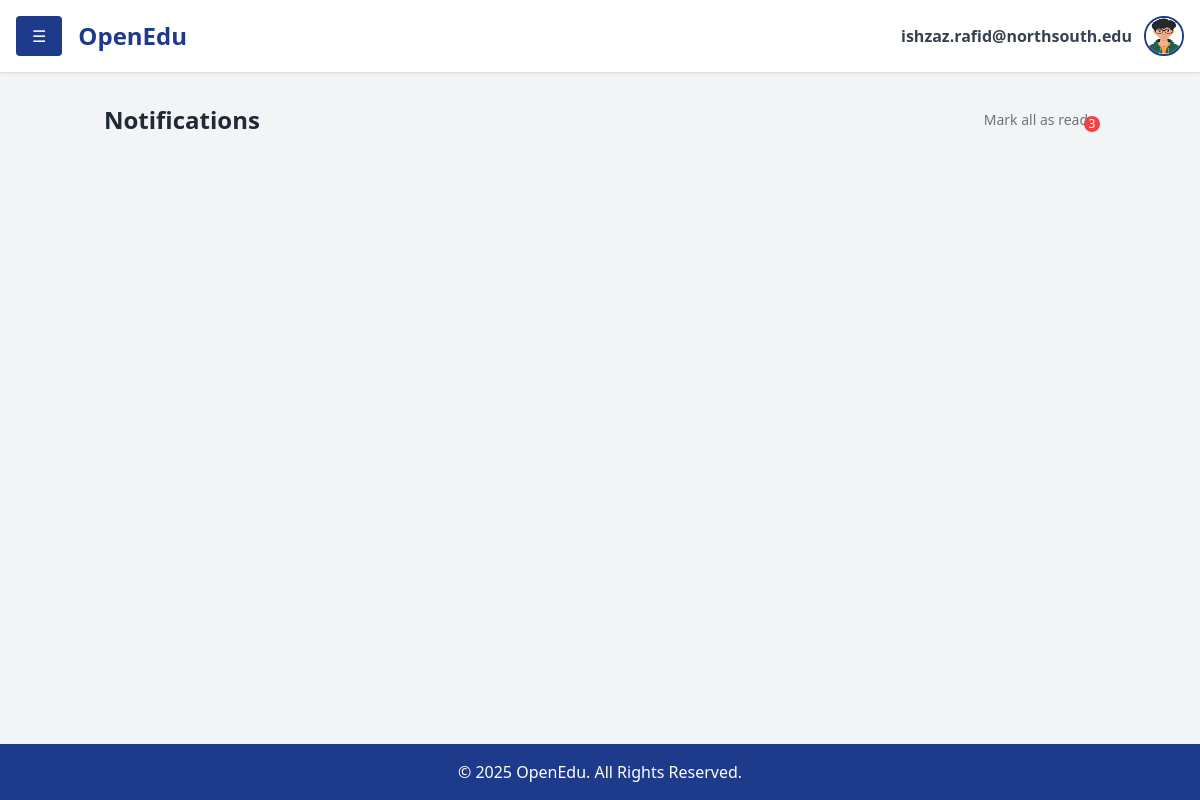
The page /notifications/ (signed in) on the database as committed earlier.
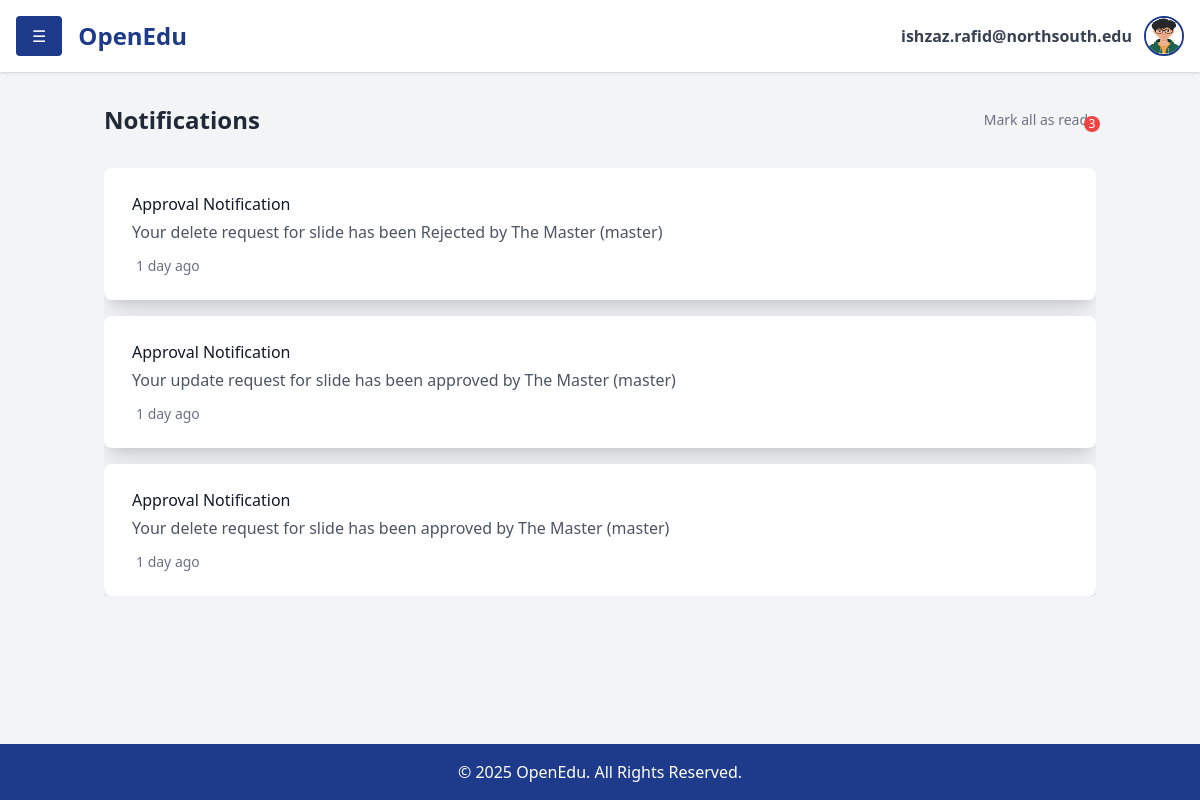
The same page on the database as committed later.
### notifications/models.py (models this page shows, shortened)
class Notification(models.Model):
    recievers = models.ManyToManyField(User, related_name="notifications")
    message = models.CharField(max_length=255)
    created_at = models.DateTimeField(auto_now_add=True)
    sender = models.ForeignKey(User, on_delete=models.CASCADE, related_name="sent_notifications")
    type=models.CharField(max_length=6)
    content_id= models.IntegerField(default=0, null=True, blank=True)
    real_content_id=models.IntegerField(default=0, null=True, blank=True)
    type=models.CharField(max_length=10)
    content_type=models.CharField(max_length=15)

### notifications/views.py (the view)
# urls.py: path('notifications/', include('notifications.urls')),
def notifications(request):
    notifications = Notification.objects.filter(recievers=request.user)
    context={'notifications':notifications}
    return render(request,"notifications.html",context)

### notifications/templates/notifications.html (shortened to what this page needs)
{% extends 'dashboard.html' %} {% block content %}
<div class="container mx-auto px-4 py-8">
  <div class="max-w-7xl mx-auto w-full">
    <div class="flex justify-between items-center mb-8">
      <h1 class="text-2xl font-bold text-gray-800">Notifications</h1>
      <div class="flex items-center space-x-2">
        <span class="text-sm text-gray-500">Mark all as read</span>
        <span class="relative">
          <span
            class="absolute -top-1 -right-1 bg-red-500 text-white text-xs rounded-full h-4 w-4 flex items-center justify-center"
            >3</span
          >
        </span>
      </div>
    </div>
    <div class="overflow-y-auto max-h-[70vh]">
      <div class="space-y-4">
        {%if notifications%} {% for notification in notifications %}
        {%if notification.type != 'inf'%}
        <div
          class="bg-white rounded-lg shadow-xl p-6 border-l-4 border-blue-500 w-full mx-auto"
        >
          <div class="flex justify-between items-start">
            <div class="flex-1">
              <h3 class="font-medium text-gray-900">
                New {{notification.type}} Request
              </h3>
              <p class="text-gray-600 mt-1">{{notification.message}}</p>
              <div class="flex items-center mt-3 text-sm text-gray-500">
                <i class="far fa-clock mr-1"></i>
                <span>{{notification.created_at}}</span>
              </div>
            </div>
            <div class="ml-4 flex space-x-2">
              <button
                onclick="window.location.href='{% url 'approve_not' notification.id %}';"
                class="px-4 py-2 bg-green-100 text-green-800 rounded-md hover:bg-green-200 transition-colors"
              >
                Approve
              </button>
              <button
                onclick="window.location.href='{% url 'reject_not' notification.id %}';"
                class="px-4 py-2 bg-red-100 text-red-800 rounded-md hover:bg-red-200 transition-colors"
              >
                Reject
              </button>
            </div>
          </div>
        </div>
        {% else %}
        <div
          class="bg-white rounded-lg shadow-xl p-6 border-l-4 border-transparent w-full mx-auto"
        >
          <div class="flex justify-between items-start">
            <div class="flex-1">
              <h3 class="font-medium text-gray-900">Approval Notification</h3>
              <p class="text-gray-600 mt-1">{{notification.message}}</p>
              <div class="flex items-center mt-3 text-sm text-gray-500">
                <span>1 day ago</span>
              </div>
            </div>
          </div>
        </div>
        {%endif%} {%endfor%}{%endif%}
      </div>
    </div>
  </div>
</div>
{% endblock %}

Rows that differ between the two databases and show on the page:
added Notification: message "Your delete request for slide has been Rejected by The Master (master)"
added Notification: message "Your update request for slide has been approved by The Master (master)"
added Notification: message "Your delete request for slide has been approved by The Master (master)"
